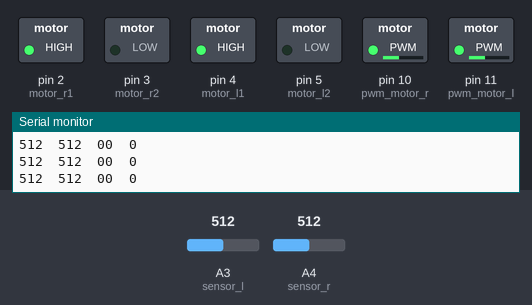
Bench run of a sketch on a simulated Arduino Uno, built with avr-gcc and run on an emulated ATmega328P. Parts: switched loads named in the sketch (green lamp = pin HIGH), the last lines printed to the serial monitor. The test bench sets the inputs (shaded band); at power-on: A3 (sensor_l) = 512, A4 (sensor_r) = 512.

Above: at 1.2 s.
1.3 s: A3 (sensor_l) set to 732
4.3 s: A3 (sensor_l) set to 768
At 4.6 s:
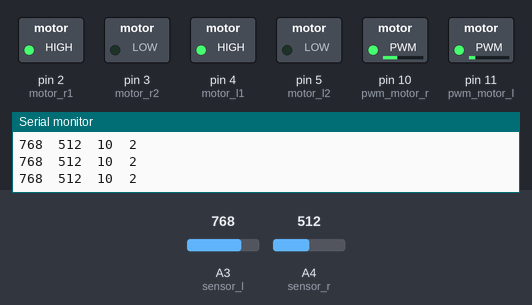
5.8 s: A4 (sensor_r) set to 736
7.3 s: A4 (sensor_r) set to 759
At 8.1 s:
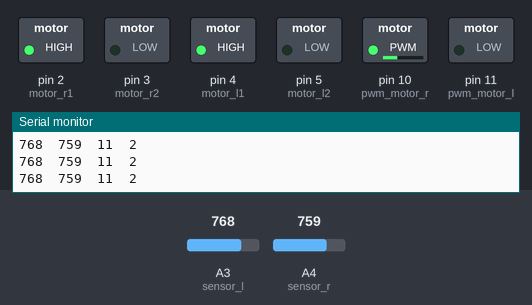
8.8 s: A3 (sensor_l) set to 740
At 9.2 s:
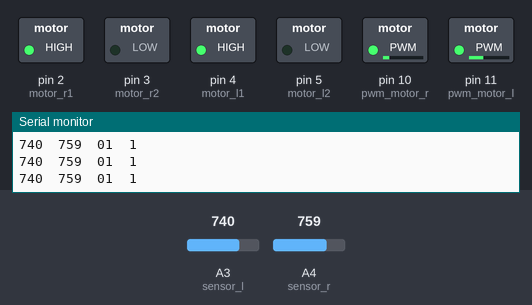
10.3 s: A3 (sensor_l) set to 1023
At 10.9 s:
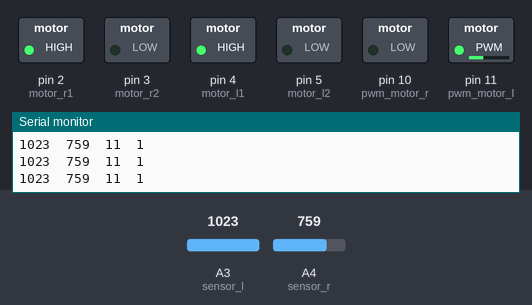
Timing chart, 0 to 12.8 s (numbered marks = the images above; inputs shaded):
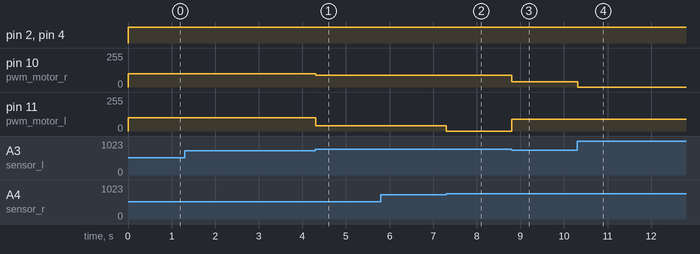

The sketch:

line_trace.ino
```cpp
// Arduino Uno のピン配置
const int motor_r1 = 2;
const int motor_r2 = 3;
const int pwm_motor_r = 10;
const int motor_l1 = 4;
const int motor_l2 = 5;
const int pwm_motor_l = 11;

// フォトリフレクタ（左・右）── 黒線を左右から挟む配置
const int sensor_l = A3;
const int sensor_r = A4;

// ---- センサ判定 ----
// 黒線上では analogRead 値が大きくなる想定
const int threshold = 750;

// ---- 速度設定（動作範囲 70〜130）----
const int MIN_DRIVE    = 0;   // 動作下限
const int MAX_DRIVE    = 130;  // 動作上限
const int BASE_SPEED   = 100;  // 直進時の基本速度（範囲のほぼ中央）
const int OUTER_GENTLE = 90;  // 緩いカーブ時の外輪
const int INNER_GENTLE = 40;   // 緩いカーブ時の内輪
const int OUTER_SHARP  = 90;  // 急カーブ（両方黒）時の外輪
const int INNER_SHARP  = 0;   // 急カーブ時の内輪（=MIN_DRIVE、下限）

// 直近の旋回方向: 0=なし, 1=右, 2=左
int last_turn = 0;

void setup() {
  pinMode(motor_r1, OUTPUT);
  pinMode(motor_r2, OUTPUT);
  pinMode(motor_l1, OUTPUT);
  pinMode(motor_l2, OUTPUT);
  pinMode(pwm_motor_r, OUTPUT);
  pinMode(pwm_motor_l, OUTPUT);
  Serial.begin(9600);
}

// 左右の前進速度を直接指定。範囲外は丸める
void drive(int leftSpeed, int rightSpeed) {
  if (leftSpeed  < MIN_DRIVE) leftSpeed  = MIN_DRIVE;
  if (rightSpeed < MIN_DRIVE) rightSpeed = MIN_DRIVE;
  if (leftSpeed  > MAX_DRIVE) leftSpeed  = MAX_DRIVE;
  if (rightSpeed > MAX_DRIVE) rightSpeed = MAX_DRIVE;

  digitalWrite(motor_l1, HIGH);
  digitalWrite(motor_l2, LOW);
  analogWrite(pwm_motor_l, leftSpeed);

  digitalWrite(motor_r1, HIGH);
  digitalWrite(motor_r2, LOW);
  analogWrite(pwm_motor_r, rightSpeed);
}

void stopMotor() {
  digitalWrite(motor_l1, LOW);
  digitalWrite(motor_l2, LOW);
  analogWrite(pwm_motor_l, 0);
  digitalWrite(motor_r1, LOW);
  digitalWrite(motor_r2, LOW);
  analogWrite(pwm_motor_r, 0);
}

void loop() {
  int val_l = analogRead(sensor_l);
  int val_r = analogRead(sensor_r);

  bool on_l = (val_l >= threshold);
  bool on_r = (val_r >= threshold);

  // ---- センサパターンによる分岐（挟む配置）----
  //  LR
  //  00 … 両方白：線は中央（センサ間）→ 直進
  //  10 … 左センサが黒：機体が右にズレた → 左へ戻す
  //  01 … 右センサが黒：機体が左にズレた → 右へ戻す
  //  11 … 両方黒：交差点 or 急カーブで線をまたいだ → 直近の旋回を継続

  if (!on_l && !on_r) {
    // 両方白 → 線が中央。直進
    drive(BASE_SPEED, BASE_SPEED);
  }
  else if (on_l && !on_r) {
    // 左が黒 = 右にズレている → 左へ戻す
    // 左輪を遅く、右輪を速く
    drive(INNER_GENTLE, OUTER_GENTLE);
    last_turn = 2;  // 左に切った
  }
  else if (!on_l && on_r) {
    // 右が黒 = 左にズレている → 右へ戻す
    drive(OUTER_GENTLE, INNER_GENTLE);
    last_turn = 1;  // 右に切った
  }
  else {
    // 両方黒 → 急カーブ進入。直近の旋回方向で鋭く曲がる
    if (last_turn == 1) {
      drive(OUTER_SHARP, INNER_SHARP);   // 右へ鋭く
    } else if (last_turn == 2) {
      drive(INNER_SHARP, OUTER_SHARP);   // 左へ鋭く
    } else {
      drive(BASE_SPEED, BASE_SPEED);     // 履歴なし → 直進
    }
  }

  // デバッグ出力
  Serial.print(val_l); Serial.print('\t');
  Serial.print(val_r); Serial.print('\t');
  Serial.print(on_l);  Serial.print(on_r); Serial.print('\t');
  Serial.println(last_turn);
}
```

Measured:
- the behaviour switches between 749 and 750 on A3 (sensor_l) (found by bisection; images 0 and 1)
- after the input at 4.3 s, pin 10 (pwm_motor_r): 100/255 → 90/255 at once; pin 11 (pwm_motor_l): 100/255 → 40/255 at once
- after the input at 7.3 s, pin 11 (pwm_motor_l): 40/255 → 0/255 at once
- after the input at 8.8 s, pin 10 (pwm_motor_r): 90/255 → 40/255 at once; pin 11 (pwm_motor_l): 0/255 → 90/255 at once
- after the input at 10.3 s, pin 10 (pwm_motor_r): 40/255 → 0/255 at once
